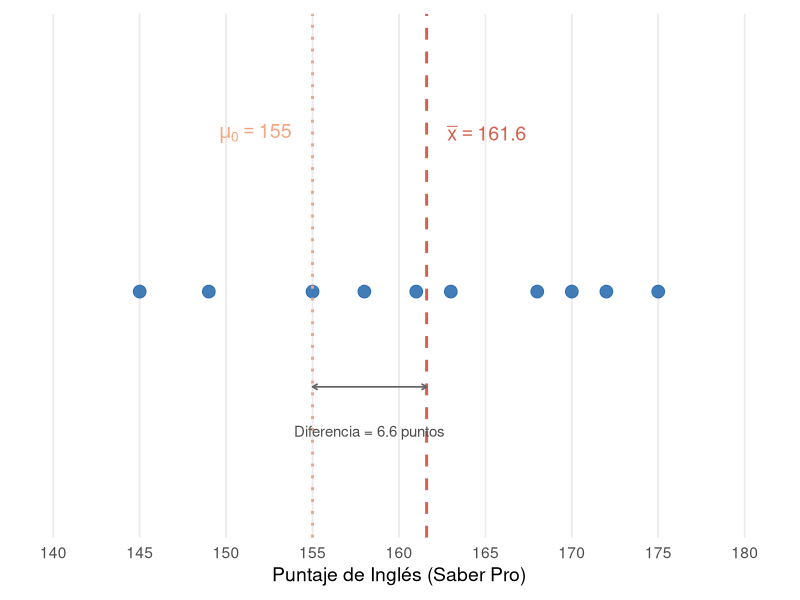
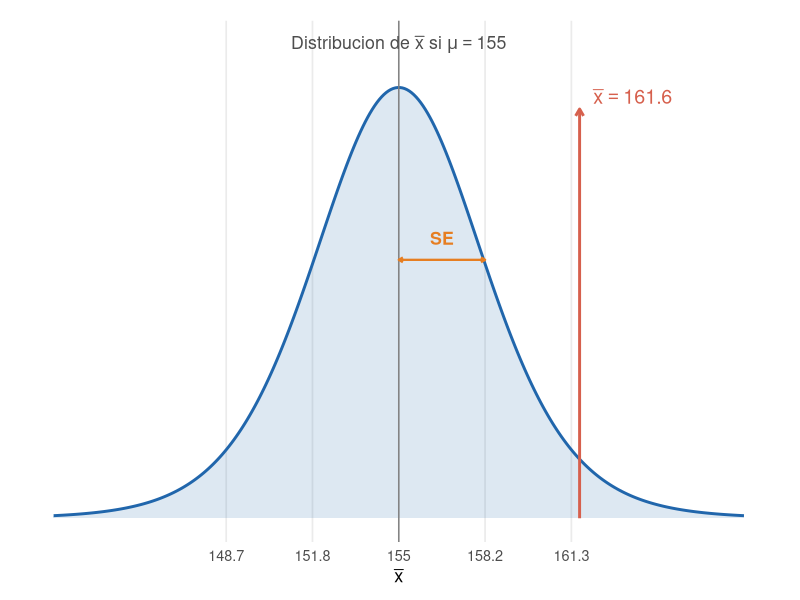
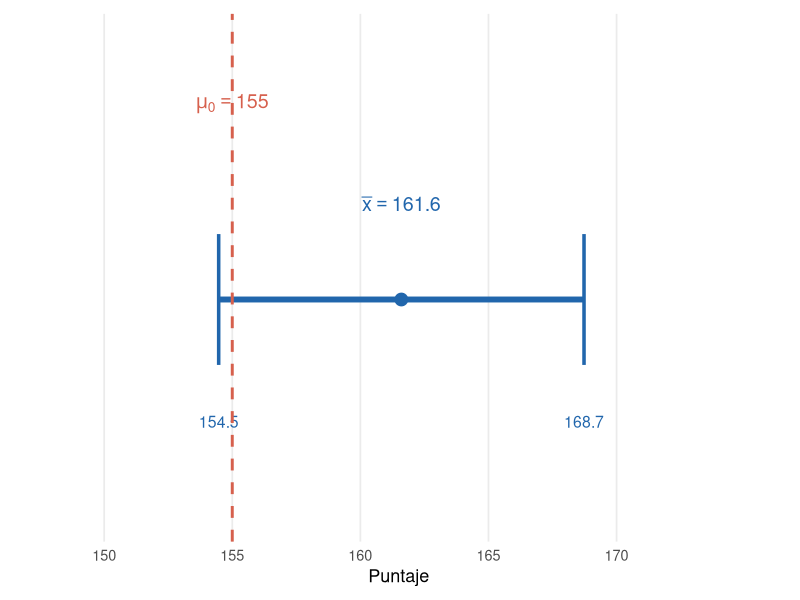
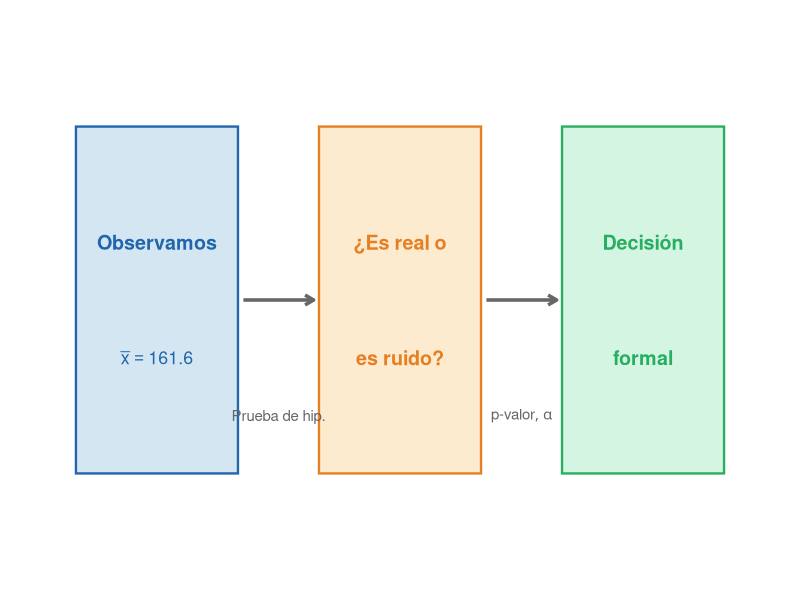
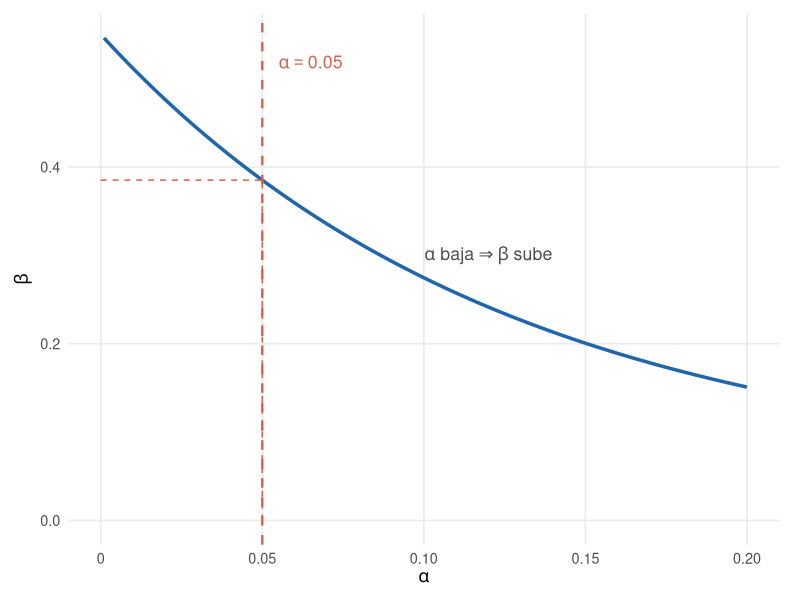
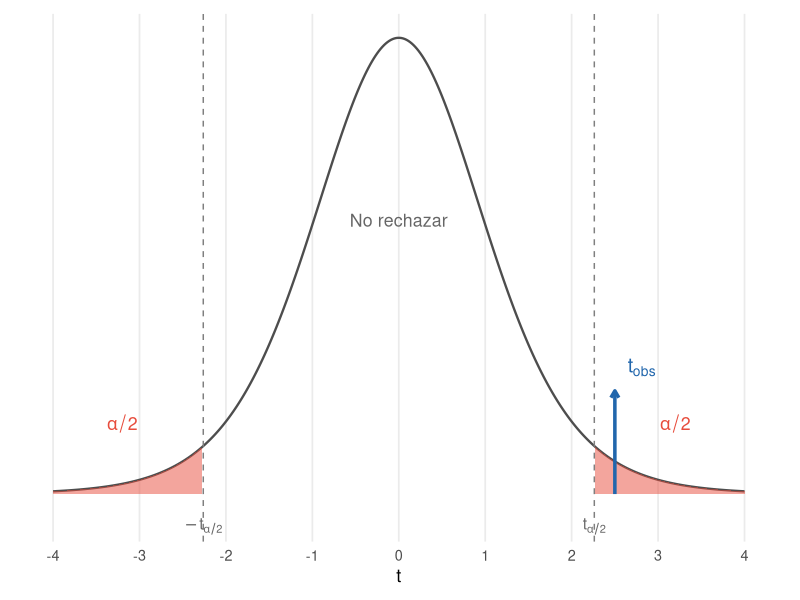
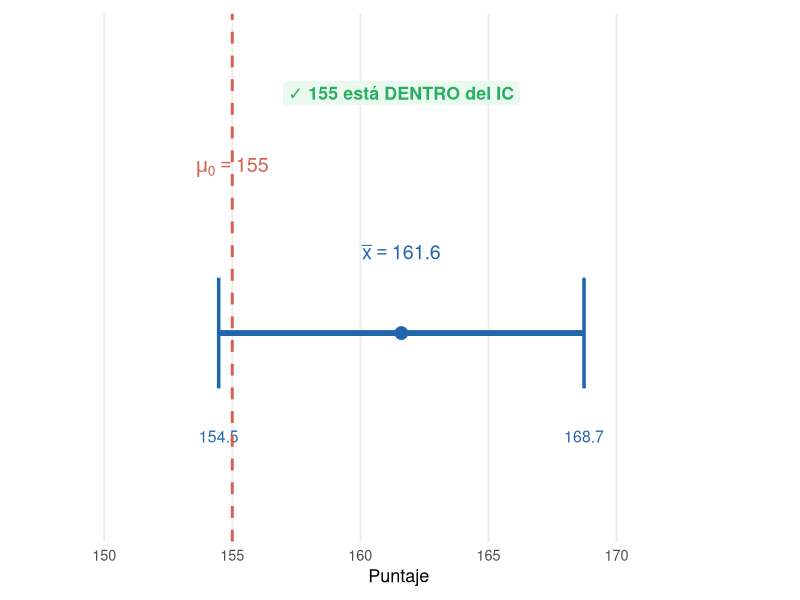
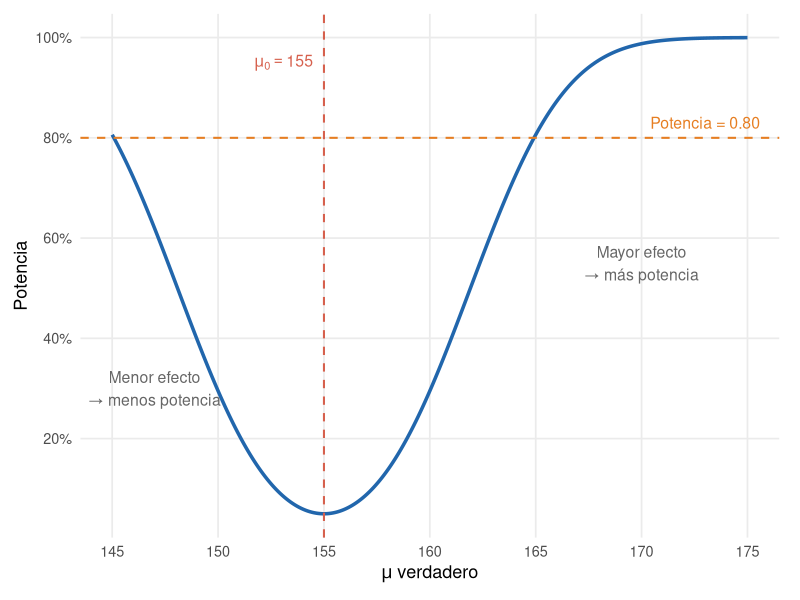

Here is the R script that generated these plots, in order:
library(ggplot2)

datos <- data.frame(
  puntaje = c(158, 172, 145, 163, 170, 155, 168, 149, 161, 175),
  estudiante = paste("E", 1:10, sep = "")
)

xbar <- mean(datos$puntaje)
mu_0 <- 155

# --- 1. Dotplot / strip chart (ya existente) ---
p1 <- ggplot(datos, aes(x = puntaje, y = 0)) +
  geom_point(size = 4, color = "#2166AC", alpha = 0.85) +
  geom_vline(xintercept = xbar, linewidth = 1, linetype = "dashed", color = "#D6604D") +
  geom_vline(xintercept = mu_0, linewidth = 1, linetype = "dotted", color = "#F4A582") +
  annotate("text", x = xbar + 1.2, y = 0.25, label = paste0("bar(x) == ", xbar),
           parse = TRUE, color = "#D6604D", size = 5, hjust = 0) +
  annotate("text", x = mu_0 - 1.2, y = 0.25, label = paste0("mu[0] == ", mu_0),
           parse = TRUE, color = "#F4A582", size = 5, hjust = 1) +
  annotate("segment", x = mu_0, xend = xbar, y = -0.15, yend = -0.15,
           arrow = arrow(ends = "both", length = unit(0.15, "cm")),
           color = "grey40", linewidth = 0.6) +
  annotate("text", x = (mu_0 + xbar) / 2, y = -0.22,
           label = paste0("Diferencia = ", round(xbar - mu_0, 1), " puntos"),
           color = "grey30", size = 3.8) +
  scale_x_continuous(breaks = seq(140, 180, 5), limits = c(140, 180)) +
  scale_y_continuous(limits = c(-0.35, 0.4)) +
  labs(x = "Puntaje de Inglés (Saber Pro)", y = NULL) +
  theme_minimal(base_size = 14) +
  theme(
    axis.text.y = element_blank(),
    axis.ticks.y = element_blank(),
    panel.grid.major.y = element_blank(),
    panel.grid.minor.y = element_blank(),
    panel.grid.minor.x = element_blank(),
    plot.margin = margin(10, 15, 10, 10)
  )

ggsave("S06_dotplot_repaso.pdf", p1, width = 8, height = 2.5)
cat("1/8 Guardado: S06_dotplot_repaso.pdf\n")


# --- 2. Distribución muestral (Paso 4) ---
se <- 3.15
x_vals <- seq(mu_0 - 4 * se, mu_0 + 4 * se, length.out = 300)
y_vals <- dt((x_vals - mu_0) / se, df = 9) / se

df_dist <- data.frame(x = x_vals, y = y_vals)

p2 <- ggplot(df_dist, aes(x, y)) +
  geom_line(linewidth = 1, color = "#2166AC") +
  geom_area(alpha = 0.15, fill = "#2166AC") +
  geom_vline(xintercept = mu_0, linetype = "solid", color = "grey50", linewidth = 0.5) +
  annotate("segment", x = mu_0, xend = mu_0 + se, y = max(y_vals) * 0.6, yend = max(y_vals) * 0.6,
           arrow = arrow(ends = "both", length = unit(0.12, "cm")),
           color = "#E67E22", linewidth = 0.8) +
  annotate("text", x = mu_0 + se / 2, y = max(y_vals) * 0.65, label = "SE",
           color = "#E67E22", size = 4.5, fontface = "bold") +
  annotate("segment", x = xbar, xend = xbar, y = 0, yend = max(y_vals) * 0.95,
           arrow = arrow(length = unit(0.2, "cm")), color = "#D6604D", linewidth = 1) +
  annotate("text", x = xbar + 0.5, y = max(y_vals) * 0.98,
           label = paste0("bar(x) == ", xbar), parse = TRUE,
           color = "#D6604D", size = 5, hjust = 0) +
  annotate("text", x = mu_0, y = max(y_vals) * 1.1,
           label = paste0("Distribucion~de~bar(x)~si~mu == ", mu_0),
           parse = TRUE, size = 4.5, color = "grey30") +
  scale_x_continuous(
    breaks = c(mu_0 - 2 * se, mu_0 - se, mu_0, mu_0 + se, mu_0 + 2 * se),
    labels = round(c(mu_0 - 2 * se, mu_0 - se, mu_0, mu_0 + se, mu_0 + 2 * se), 1)
  ) +
  labs(x = expression(bar(x)), y = NULL) +
  theme_minimal(base_size = 13) +
  theme(
    axis.text.y = element_blank(),
    axis.ticks.y = element_blank(),
    panel.grid.major.y = element_blank(),
    panel.grid.minor = element_blank(),
    plot.margin = margin(15, 15, 10, 10)
  )

ggsave("S06_dist_muestral.pdf", p2, width = 8, height = 3.5)
cat("2/8 Guardado: S06_dist_muestral.pdf\n")


# --- 3. IC visualization (Paso 5) ---
ic_lower <- 154.47
ic_upper <- 168.73

p3 <- ggplot() +
  annotate("segment", x = ic_lower, xend = ic_upper, y = 0.5, yend = 0.5,
           linewidth = 2, color = "#2166AC") +
  annotate("segment", x = ic_lower, xend = ic_lower, y = 0.35, yend = 0.65,
           linewidth = 1.2, color = "#2166AC") +
  annotate("segment", x = ic_upper, xend = ic_upper, y = 0.35, yend = 0.65,
           linewidth = 1.2, color = "#2166AC") +
  annotate("point", x = xbar, y = 0.5, size = 4, color = "#2166AC") +
  annotate("text", x = xbar, y = 0.72,
           label = paste0("bar(x) == ", xbar), parse = TRUE,
           color = "#2166AC", size = 5) +
  annotate("text", x = ic_lower, y = 0.22,
           label = "154.5", color = "#2166AC", size = 4) +
  annotate("text", x = ic_upper, y = 0.22,
           label = "168.7", color = "#2166AC", size = 4) +
  geom_vline(xintercept = mu_0, linetype = "dashed", linewidth = 1, color = "#D6604D") +
  annotate("text", x = mu_0, y = 0.95,
           label = paste0("mu[0] == ", mu_0), parse = TRUE,
           color = "#D6604D", size = 5) +
  scale_x_continuous(breaks = seq(150, 170, 5), limits = c(148, 175)) +
  scale_y_continuous(limits = c(0, 1.1)) +
  labs(x = "Puntaje", y = NULL) +
  theme_minimal(base_size = 13) +
  theme(
    axis.text.y = element_blank(),
    axis.ticks.y = element_blank(),
    panel.grid.major.y = element_blank(),
    panel.grid.minor = element_blank(),
    plot.margin = margin(10, 15, 10, 10)
  )

ggsave("S06_ic_repaso.pdf", p3, width = 8, height = 2.5)
cat("3/8 Guardado: S06_ic_repaso.pdf\n")


# --- 4. Flow diagram "Para qué sirven" ---
p4 <- ggplot() +
  annotate("rect", xmin = 0, xmax = 3, ymin = 0, ymax = 1.2,
           fill = "#D4E6F1", color = "#2166AC", linewidth = 0.8) +
  annotate("text", x = 1.5, y = 0.8, label = "Observamos",
           size = 5, fontface = "bold", color = "#2166AC") +
  annotate("text", x = 1.5, y = 0.4,
           label = paste0("bar(x) == ", xbar), parse = TRUE,
           size = 4.5, color = "#2166AC") +
  annotate("rect", xmin = 4.5, xmax = 7.5, ymin = 0, ymax = 1.2,
           fill = "#FDEBD0", color = "#E67E22", linewidth = 0.8) +
  annotate("text", x = 6, y = 0.8, label = "¿Es real o",
           size = 5, fontface = "bold", color = "#E67E22") +
  annotate("text", x = 6, y = 0.4, label = "es ruido?",
           size = 5, fontface = "bold", color = "#E67E22") +
  annotate("rect", xmin = 9, xmax = 12, ymin = 0, ymax = 1.2,
           fill = "#D5F5E3", color = "#27AE60", linewidth = 0.8) +
  annotate("text", x = 10.5, y = 0.8, label = "Decisión",
           size = 5, fontface = "bold", color = "#27AE60") +
  annotate("text", x = 10.5, y = 0.4, label = "formal",
           size = 5, fontface = "bold", color = "#27AE60") +
  annotate("segment", x = 3.1, xend = 4.4, y = 0.6, yend = 0.6,
           arrow = arrow(length = unit(0.25, "cm")),
           linewidth = 1.2, color = "grey40") +
  annotate("text", x = 3.75, y = 0.2, label = "Prueba de hip.",
           size = 3.8, color = "grey40") +
  annotate("segment", x = 7.6, xend = 8.9, y = 0.6, yend = 0.6,
           arrow = arrow(length = unit(0.25, "cm")),
           linewidth = 1.2, color = "grey40") +
  annotate("text", x = 8.25, y = 0.2,
           label = "list('p-valor', alpha)", parse = TRUE,
           size = 3.8, color = "grey40") +
  scale_x_continuous(limits = c(-0.5, 12.5)) +
  scale_y_continuous(limits = c(-0.3, 1.5)) +
  theme_void() +
  theme(plot.margin = margin(10, 10, 10, 10))

ggsave("S06_flujo_hipotesis.pdf", p4, width = 9, height = 2.2)
cat("4/8 Guardado: S06_flujo_hipotesis.pdf\n")


# --- 5. Trade-off alpha vs beta ---
alpha_vals <- seq(0.001, 0.20, length.out = 200)
beta_vals <- 0.5 * exp(-8 * alpha_vals) + 0.05

df_tradeoff <- data.frame(alpha = alpha_vals, beta = beta_vals)

p5 <- ggplot(df_tradeoff, aes(alpha, beta)) +
  geom_line(linewidth = 1.2, color = "#2166AC") +
  geom_vline(xintercept = 0.05, linetype = "dashed", color = "#D6604D", linewidth = 0.8) +
  annotate("text", x = 0.055, y = max(beta_vals) * 0.95,
           label = paste0("alpha == 0.05"), parse = TRUE,
           color = "#D6604D", size = 4.5, hjust = 0) +
  annotate("segment", x = 0.05, xend = 0.05, y = 0, yend = df_tradeoff$beta[which.min(abs(alpha_vals - 0.05))],
           linetype = "dashed", color = "#D6604D", linewidth = 0.5) +
  annotate("segment", x = 0, xend = 0.05, y = df_tradeoff$beta[which.min(abs(alpha_vals - 0.05))],
           yend = df_tradeoff$beta[which.min(abs(alpha_vals - 0.05))],
           linetype = "dashed", color = "#D6604D", linewidth = 0.5) +
  annotate("text", x = 0.12, y = 0.3,
           label = "alpha~baja %=>% beta~sube",
           parse = TRUE, size = 4.5, color = "grey30") +
  scale_x_continuous(breaks = seq(0, 0.20, 0.05),
                     labels = c("0", "0.05", "0.10", "0.15", "0.20")) +
  labs(x = expression(alpha), y = expression(beta)) +
  theme_minimal(base_size = 13) +
  theme(
    panel.grid.minor = element_blank(),
    plot.margin = margin(10, 15, 10, 10)
  )

ggsave("S06_tradeoff_alpha_beta.pdf", p5, width = 7, height = 4)
cat("5/8 Guardado: S06_tradeoff_alpha_beta.pdf\n")


# --- 6. p-valor visualización (dos colas) ---
x_t <- seq(-4, 4, length.out = 400)
y_t <- dt(x_t, df = 9)
df_t <- data.frame(x = x_t, y = y_t)

t_crit <- qt(0.975, df = 9)
t_obs <- 2.5

p6 <- ggplot(df_t, aes(x, y)) +
  geom_line(linewidth = 0.8, color = "grey30") +
  geom_area(data = df_t[df_t$x <= -t_crit, ], fill = "#E74C3C", alpha = 0.5) +
  geom_area(data = df_t[df_t$x >= t_crit, ], fill = "#E74C3C", alpha = 0.5) +
  geom_vline(xintercept = c(-t_crit, t_crit), linetype = "dashed", color = "grey50") +
  annotate("segment", x = t_obs, xend = t_obs, y = 0, yend = dt(t_obs, 9) + 0.06,
           arrow = arrow(length = unit(0.2, "cm")), color = "#2166AC", linewidth = 1.2) +
  annotate("text", x = t_obs + 0.15, y = dt(t_obs, 9) + 0.08,
           label = expression(t[obs]), color = "#2166AC", size = 5, hjust = 0) +
  annotate("text", x = -t_crit, y = -0.02,
           label = expression(-t[alpha / 2]), color = "grey40", size = 4, vjust = 1) +
  annotate("text", x = t_crit, y = -0.02,
           label = expression(t[alpha / 2]), color = "grey40", size = 4, vjust = 1) +
  annotate("text", x = -3.2, y = 0.06,
           label = expression(alpha / 2), color = "#E74C3C", size = 4.5) +
  annotate("text", x = 3.2, y = 0.06,
           label = expression(alpha / 2), color = "#E74C3C", size = 4.5) +
  annotate("text", x = 0, y = max(y_t) * 0.6,
           label = "No rechazar", color = "grey40", size = 4.5) +
  scale_x_continuous(breaks = -4:4) +
  labs(x = "t", y = NULL) +
  theme_minimal(base_size = 13) +
  theme(
    axis.text.y = element_blank(),
    axis.ticks.y = element_blank(),
    panel.grid.major.y = element_blank(),
    panel.grid.minor = element_blank(),
    plot.margin = margin(10, 15, 10, 10)
  )

ggsave("S06_pvalor_dos_colas.pdf", p6, width = 8, height = 3.5)
cat("6/8 Guardado: S06_pvalor_dos_colas.pdf\n")


# --- 7. IC-test conexión (IC con mu_0 dentro) ---
p7 <- ggplot() +
  annotate("segment", x = ic_lower, xend = ic_upper, y = 0.5, yend = 0.5,
           linewidth = 2, color = "#2166AC") +
  annotate("segment", x = ic_lower, xend = ic_lower, y = 0.35, yend = 0.65,
           linewidth = 1.2, color = "#2166AC") +
  annotate("segment", x = ic_upper, xend = ic_upper, y = 0.35, yend = 0.65,
           linewidth = 1.2, color = "#2166AC") +
  annotate("point", x = xbar, y = 0.5, size = 4, color = "#2166AC") +
  annotate("text", x = xbar, y = 0.72,
           label = paste0("bar(x) == ", xbar), parse = TRUE,
           color = "#2166AC", size = 5) +
  annotate("text", x = ic_lower, y = 0.22, label = "154.5", color = "#2166AC", size = 4) +
  annotate("text", x = ic_upper, y = 0.22, label = "168.7", color = "#2166AC", size = 4) +
  geom_vline(xintercept = mu_0, linetype = "dashed", linewidth = 1, color = "#D6604D") +
  annotate("text", x = mu_0, y = 0.95,
           label = paste0("mu[0] == ", mu_0), parse = TRUE,
           color = "#D6604D", size = 5) +
  annotate("label", x = (ic_lower + ic_upper) / 2, y = 1.15,
           label = "✓ 155 está DENTRO del IC",
           color = "#27AE60", size = 4.5, fill = "#EAFAF1",
           label.size = 0, fontface = "bold") +
  scale_x_continuous(breaks = seq(150, 170, 5), limits = c(148, 175)) +
  scale_y_continuous(limits = c(0, 1.3)) +
  labs(x = "Puntaje", y = NULL) +
  theme_minimal(base_size = 13) +
  theme(
    axis.text.y = element_blank(),
    axis.ticks.y = element_blank(),
    panel.grid.major.y = element_blank(),
    panel.grid.minor = element_blank(),
    plot.margin = margin(10, 15, 10, 10)
  )

ggsave("S06_ic_conexion.pdf", p7, width = 8, height = 2.5)
cat("7/8 Guardado: S06_ic_conexion.pdf\n")


# --- 8. Curva de potencia ---
mu_true <- seq(145, 175, length.out = 300)
n_test <- 10
se_test <- 9.96 / sqrt(n_test)
t_crit_pot <- qt(0.975, df = n_test - 1)

potencia <- sapply(mu_true, function(mu_alt) {
  ncp <- (mu_alt - mu_0) / se_test
  1 - pt(t_crit_pot, df = n_test - 1, ncp = ncp) +
    pt(-t_crit_pot, df = n_test - 1, ncp = ncp)
})

df_pot <- data.frame(mu = mu_true, power = potencia)

p8 <- ggplot(df_pot, aes(mu, power)) +
  geom_line(linewidth = 1.2, color = "#2166AC") +
  geom_hline(yintercept = 0.80, linetype = "dashed", color = "#E67E22", linewidth = 0.7) +
  geom_vline(xintercept = mu_0, linetype = "dashed", color = "#D6604D", linewidth = 0.7) +
  annotate("text", x = mu_0 - 0.5, y = 0.95,
           label = paste0("mu[0] == ", mu_0), parse = TRUE,
           color = "#D6604D", size = 4, hjust = 1) +
  annotate("text", x = 173, y = 0.83, label = "Potencia = 0.80",
           color = "#E67E22", size = 4) +
  annotate("text", x = 170, y = 0.55, label = "Mayor efecto\n→ más potencia",
           color = "grey40", size = 4) +
  annotate("text", x = 147, y = 0.3, label = "Menor efecto\n→ menos potencia",
           color = "grey40", size = 4) +
  scale_x_continuous(breaks = seq(145, 175, 5)) +
  scale_y_continuous(breaks = seq(0, 1, 0.2), labels = scales::percent_format(1)) +
  labs(x = expression(mu ~ "verdadero"), y = "Potencia") +
  theme_minimal(base_size = 13) +
  theme(
    panel.grid.minor = element_blank(),
    plot.margin = margin(10, 15, 10, 10)
  )

ggsave("S06_curva_potencia.pdf", p8, width = 8, height = 4)
cat("8/8 Guardado: S06_curva_potencia.pdf\n")


# --- 9. Equivalencia IC-test: dos ICs comparison ---
p9 <- ggplot() +
  annotate("segment", x = 152, xend = 168, y = 2, yend = 2,
           linewidth = 2, color = "#2166AC") +
  annotate("segment", x = 152, xend = 152, y = 1.8, yend = 2.2,
           linewidth = 1.2, color = "#2166AC") +
  annotate("segment", x = 168, xend = 168, y = 1.8, yend = 2.2,
           linewidth = 1.2, color = "#2166AC") +
  annotate("point", x = 160, y = 2, size = 4, color = "#2166AC") +
  annotate("text", x = 145, y = 2, label = expression(IC[1]),
           color = "#2166AC", size = 5) +
  annotate("text", x = 172, y = 2,
           label = expression(mu[0] ~ "dentro → No rechaza"),
           color = "#27AE60", size = 4, hjust = 0) +
  annotate("segment", x = 158, xend = 170, y = 0.8, yend = 0.8,
           linewidth = 2, color = "#2166AC") +
  annotate("segment", x = 158, xend = 158, y = 0.6, yend = 1.0,
           linewidth = 1.2, color = "#2166AC") +
  annotate("segment", x = 170, xend = 170, y = 0.6, yend = 1.0,
           linewidth = 1.2, color = "#2166AC") +
  annotate("point", x = 164, y = 0.8, size = 4, color = "#2166AC") +
  annotate("text", x = 145, y = 0.8, label = expression(IC[2]),
           color = "#2166AC", size = 5) +
  annotate("text", x = 172, y = 0.8,
           label = expression(mu[0] ~ "fuera → Rechaza"),
           color = "#E74C3C", size = 4, hjust = 0) +
  geom_vline(xintercept = mu_0, linetype = "dashed", linewidth = 1, color = "#D6604D") +
  annotate("text", x = mu_0, y = 2.8,
           label = paste0("mu[0] == ", mu_0), parse = TRUE,
           color = "#D6604D", size = 5) +
  scale_x_continuous(limits = c(143, 190), breaks = seq(145, 175, 5)) +
  scale_y_continuous(limits = c(0, 3)) +
  labs(x = "Puntaje", y = NULL) +
  theme_minimal(base_size = 13) +
  theme(
    axis.text.y = element_blank(),
    axis.ticks.y = element_blank(),
    panel.grid.major.y = element_blank(),
    panel.grid.minor = element_blank(),
    plot.margin = margin(10, 15, 10, 10)
  )

ggsave("S06_ic_equivalencia.pdf", p9, width = 9, height = 3)
cat("9/9 Guardado: S06_ic_equivalencia.pdf\n")

cat("\n=== Todos los gráficos generados ===\n")
